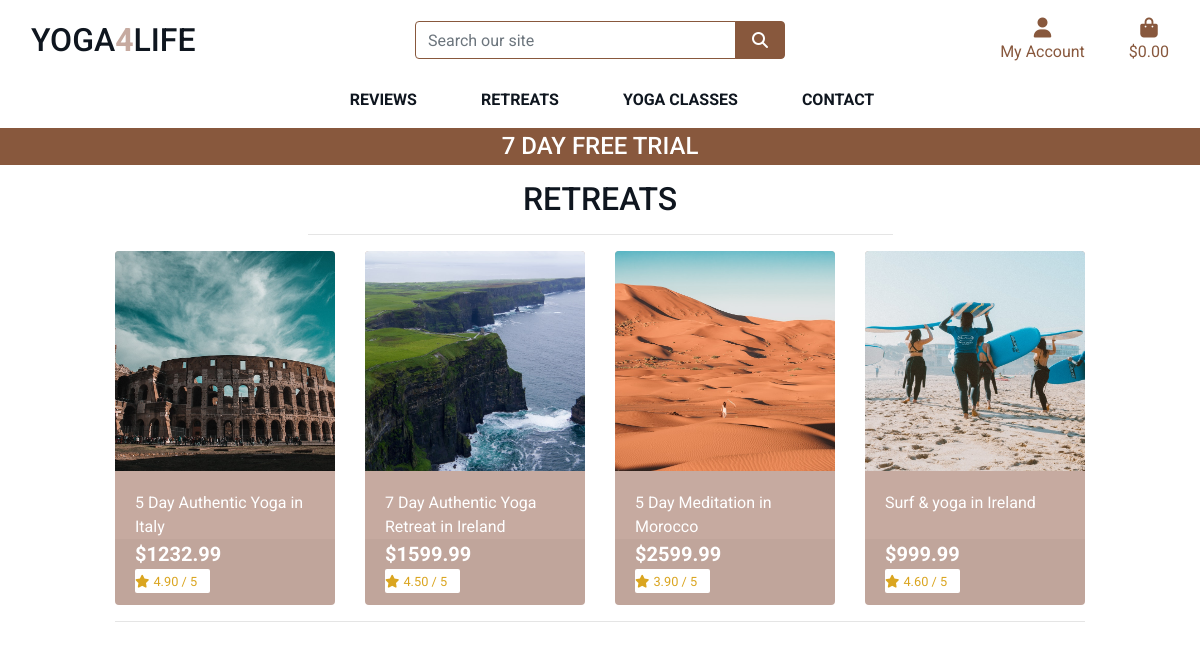
/retreats/, run on the app's committed database.
### retreats/models.py (models this page shows, shortened)
class Retreat(models.Model):
    category = models.ForeignKey('Category', null=True, blank=True, on_delete=models.SET_NULL)
    sku = models.CharField(max_length=254, null=True, blank=True)
    name = models.CharField(max_length=254)
    description = models.TextField()
    price = models.DecimalField(max_digits=6, decimal_places=2)
    rating = models.DecimalField(max_digits=6, decimal_places=2, null=True, blank=True)
    image_url = models.URLField(max_length=1024, null=True, blank=True)
    image = models.ImageField(null=True, blank=True)

### retreats/views.py (the view, shortened to what this page needs)
# urls.py: path('', views.all_retreats, name='retreats'),
def all_retreats(request):
    retreats = Retreat.objects.all()
    categories = None
    query = None
    context = {
        'retreats': retreats,
        'search_term': query,
        'current_categories': categories,
    }
    return render(request, 'retreats/retreats.html', context)

### cart/contexts.py (called while the page is built, shortened)
def cart_contents(request):
    cart_items = []
    total = 0
    product_count = 0
    cart = request.session.get('cart', {})
    grand_total = total
    context = {
        'cart_items': cart_items,
        'total': total,
        'retreat_count': product_count,
        'grand_total': grand_total,
    }
    return context

### retreats/templates/retreats/retreats.html (shortened to what this page needs)
{% extends "base.html" %}
{% load static %}
{% block page_header %}
    <div class="container header-container">
    </div>
{% endblock %}
{% block content %}
    <div class="container-fluid">
        <div class="row">
            <div class="col text-center mt-3">
                <h2 class="logo-font">Retreats</h2>
                <hr class="w-50 mb-1">
            </div>
        </div>
        <div class="row">
            <div class="retreat-container col-10 offset-1">
                <div class="row">
                    {% for retreat in retreats %}
                        <div class="col-sm-6 col-md-6 col-lg-4 col-xl-3">
                            <div class="card h-100 border-0">
                                {% if retreat.image %}
                                <a href="{% url 'retreat_detail' retreat.id %}">
                                    <div class="image">
                                        <img class="card-img-top" src="{{ retreat.image.url }}" alt="{{ retreat.name }}">
                                    </div>
                                </a>
                                {% else %}
                                <a href="{% url 'retreat_detail' retreat.id %}">
                                    <div class="image">
                                        <img class="card-img-top" src="{{ MEDIA_URL }}noimage.png" alt="{{ retreat.name }}">
                                    </div>
                                </a>
                                {% endif %}
                                <div class="card-body pb-0">
                                    <p class="mb-0">{{ retreat.name }}</p>
                                </div>
                                <div class="card-footer pt-0 border-0 text-left">
                                    <div class="row">
                                        <div class="col">
                                            <p class="lead mb-0 text-left font-weight-bold">${{ retreat.price }}</p>
                                            {% if retreat.rating %}
                                            <div class="card-white-sm">
                                                <small class="text-gold"><i class="fas fa-star mr-1"></i>{{ retreat.rating }} / 5</small>
                                            </div>
                                            {% else %}
                                                <small class="text-gold">No Rating</small>
                                            {% endif %}
                                        </div>
                                    </div>
                                </div>
                            </div>
                        </div>
                        {% if forloop.counter|divisibleby:4 %}
                            <div class="col-12 d-none d-xl-block mb-5">
                                <hr>
                            </div>
                        {% endif %}
                    {% endfor %}
                </div>
            </div>
        </div>
    </div>
{% endblock %}

### static/css/base.css (style rules this page uses)
html { height: 100%; }
body { height: calc(100vh - 164px); color: #555; font-family: 'Roboto', sans-serif; }
.logo-font { text-transform: uppercase; color: #0f161f; }
.card-white-sm { padding: 4px, 2px; background-color: white; border-radius: 2px; max-width: 75px; }
.text-gold { color: goldenrod !important; }
.card { color: white; background-color:#c6aaa0; border-radius: 4px; overflow: hidden; }
.image { position:relative; overflow:hidden; padding-bottom:100%; }
.image img { position: absolute; max-height: 100%; top: 50%; left: 50%; transform: translateX(-50%) translateY(-50%); }
.card-img-top { width: auto; }
@media (min-width: 1200px) { .container { max-width: 80%; } }
@media (min-width: 992px) { .header-container { padding-top: 164px; } }

### data on the page
Retreat: image (picture), name "5 Day Authentic Yoga in Italy", price "1232.99", rating "4.90"
Retreat: image (picture), name "7 Day Authentic Yoga Retreat in Ireland", price "1599.99", rating "4.50"
Retreat: image (picture), name "5 Day Meditation in Morocco", price "2599.99", rating "3.90"
Retreat: image (picture), name "Surf & yoga in Ireland", price "999.99", rating "4.60"
